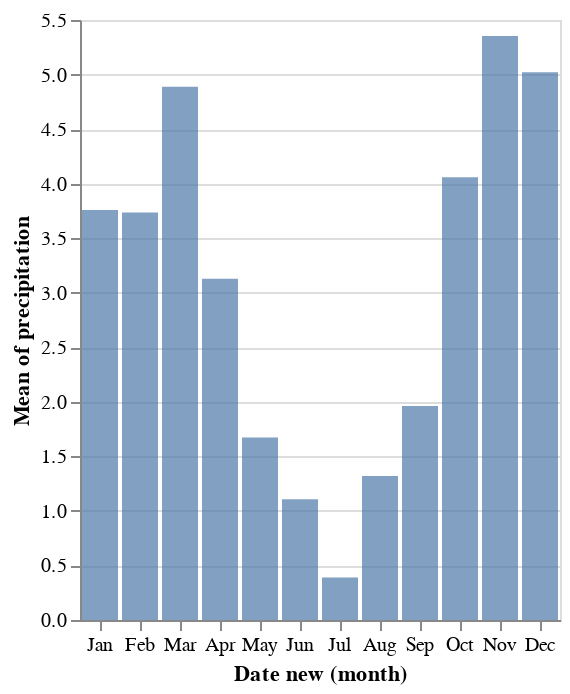

Source (notebook cell):
### Code cell
brush = alt.selection_interval(encodings=['x'], name="brs")


bars = alt.Chart(name="bars").mark_bar().encode(
    x='month(Date new):O',
    y='mean(precipitation):Q',
    opacity=alt.condition(brush, alt.OpacityValue(1), alt.OpacityValue(0.7)),
).add_params(
    brush
)

line = alt.Chart().mark_rule(color='firebrick').encode(
    y='mean(precipitation):Q',
    size=alt.SizeValue(3)
).transform_filter(
    brush
)

alt.layer(bars, line, data=source)

### Figure 1 — Vega-Lite specification as saved in the notebook (floating-point values rounded to 4 significant figures; data arrays with more than 128 entries replaced by an {"elided": "..."} marker saying what was removed)
{"$schema": "https://vega.github.io/schema/vega-lite/v5.8.0.json", "config": {"view": {"continuousHeight": 300, "continuousWidth": 300}}, "data": {"name": "data-fab4d0dc70c428ed98849ee69896f54a"}, "datasets": {"data-fab4d0dc70c428ed98849ee69896f54a": {"elided": "1461 records"}}, "layer": [{"layer": [{"encoding": {"opacity": {"condition": {"param": "brs", "value": 1}, "value": 0.7}, "x": {"field": "Date new", "timeUnit": "month", "type": "ordinal"}, "y": {"aggregate": "mean", "field": "precipitation", "type": "quantitative"}}, "mark": {"type": "bar"}, "name": "bars"}]}, {"layer": [{"encoding": {"size": {"value": 3}, "y": {"aggregate": "mean", "field": "precipitation", "type": "quantitative"}}, "mark": {"color": "firebrick", "type": "rule"}, "transform": [{"filter": {"param": "brs"}}]}]}], "params": [{"name": "brs", "select": {"encodings": ["x"], "type": "interval"}, "value": {"month_Date new": [1346479200000, 1349071200000, 1351749600000, 1354345200000]}, "views": ["bars"]}]}
